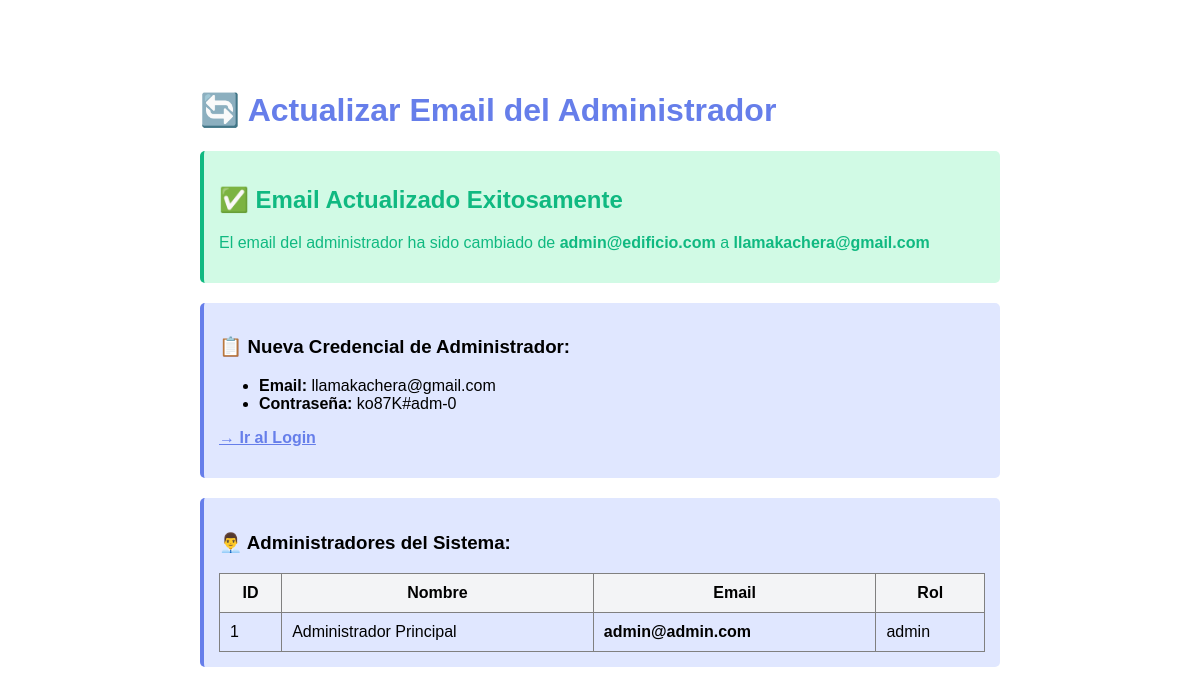
Screenshot of /update_admin_email.php with the database file from the repository.
### tables this page shows
CREATE TABLE `users` (
  `id` bigint(20) UNSIGNED NOT NULL,
  `name` varchar(255) NOT NULL,
  `email` varchar(255) NOT NULL,
  `email_verified_at` timestamp NULL DEFAULT NULL,
  `password` varchar(255) NOT NULL,
  `role` enum('admin','empleado','inquilino') NOT NULL DEFAULT 'inquilino',
  `remember_token` varchar(100) DEFAULT NULL,
  `password_reset_token` varchar(255) DEFAULT NULL,
  `password_reset_expires` timestamp NULL DEFAULT NULL,
  `failed_login_attempts` int(11) DEFAULT 0,
  `locked_until` timestamp NULL DEFAULT NULL,
  `last_failed_login` timestamp NULL DEFAULT NULL,
  `password_changed_at` timestamp NULL DEFAULT NULL,
  `account_locked` tinyint(1) DEFAULT 0,
  `created_at` timestamp NULL DEFAULT NULL,
  `updated_at` timestamp NULL DEFAULT NULL,
  `last_login_at` datetime DEFAULT NULL,
  `reset_token` varchar(100) DEFAULT NULL,
  `reset_token_expires` datetime DEFAULT NULL
);

### update_admin_email.php (the view, shortened to what this page needs)
<?php
try {
    $database = new Database();
    $pdo = $database->getConnection();
    echo "<!DOCTYPE html>
    <html lang='es'>
    <head>
        <meta charset='UTF-8'>
        <title>Actualizar Email Admin</title>
        <style>
            body { font-family: Arial, sans-serif; max-width: 800px; margin: 50px auto; padding: 20px; }
            .success { color: #10b981; background: #d1fae5; padding: 15px; border-radius: 5px; border-left: 4px solid #10b981; }
            .error { color: #ef4444; background: #fee2e2; padding: 15px; border-radius: 5px; border-left: 4px solid #ef4444; }
            .info { background: #e0e7ff; padding: 15px; border-radius: 5px; border-left: 4px solid #667eea; margin: 20px 0; }
            h1 { color: #667eea; }
        </style>
    </head>
    <body>
    <h1>🔄 Actualizar Email del Administrador</h1>";
    $sql = "UPDATE users SET email = 'llamakachera@gmail.com' WHERE role = 'admin' AND email = 'admin@edificio.com'";
    $result = $pdo->exec($sql);
    if ($result > 0) {
        echo "<div class='success'>
                <h2>✅ Email Actualizado Exitosamente</h2>
                <p>El email del administrador ha sido cambiado de <strong>admin@edificio.com</strong> a <strong>llamakachera@gmail.com</strong></p>
              </div>";
        echo "<div class='info'>
                <h3>📋 Nueva Credencial de Administrador:</h3>
                <ul>
                    <li><strong>Email:</strong> llamakachera@gmail.com</li>
                    <li><strong>Contraseña:</strong> ko87K#adm-0</li>
                </ul>
                <p><a href='login.php' style='color: #667eea; font-weight: bold;'>→ Ir al Login</a></p>
              </div>";
    } else {
        echo "<div class='error'>
                <h2>⚠️ No se realizaron cambios</h2>
                <p>El email ya podría estar actualizado o el usuario no existe.</p>
              </div>";
    }
    $sql = "SELECT id, name, email, role FROM users WHERE role = 'admin'";
    $stmt = $pdo->query($sql);
    $admins = $stmt->fetchAll(PDO::FETCH_ASSOC);
    echo "<div class='info'>
            <h3>👨‍💼 Administradores del Sistema:</h3>
            <table border='1' cellpadding='10' cellspacing='0' style='width: 100%; border-collapse: collapse;'>
                <tr style='background: #f3f4f6;'>
                    <th>ID</th>
                    <th>Nombre</th>
                    <th>Email</th>
                    <th>Rol</th>
                </tr>";
    foreach ($admins as $admin) {
        echo "<tr>
                <td>{$admin['id']}</td>
                <td>{$admin['name']}</td>
                <td><strong>{$admin['email']}</strong></td>
                <td>{$admin['role']}</td>
              </tr>";
    }
    echo "</table></div>";
    echo "</body></html>";
} catch (Exception $e) {
    echo "<div class='error'>
            <h2>❌ Error</h2>
            <p>{$e->getMessage()}</p>
          </div>";
}
?>

### update_admin_email.php (style rules this page uses)
body { font-family: Arial, sans-serif; max-width: 800px; margin: 50px auto; padding: 20px; }
.success { color: #10b981; background: #d1fae5; padding: 15px; border-radius: 5px; border-left: 4px solid #10b981; }
.info { background: #e0e7ff; padding: 15px; border-radius: 5px; border-left: 4px solid #667eea; margin: 20px 0; }
h1 { color: #667eea; }

### rows the page displays
users: id "1", name "Administrador Principal", email "admin@admin.com", role "admin"
